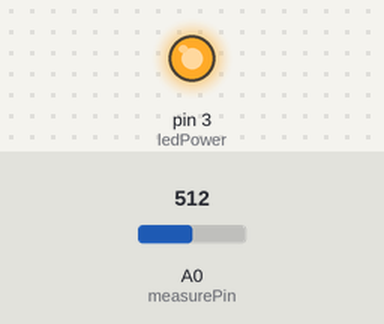
A sketch run on a simulated Arduino Uno, built with avr-gcc and run on an emulated ATmega328P. Parts: output pins drawn as LEDs (lit = HIGH). Inputs (shaded band) come from the test bench; at power-on: A0 (measurePin) = 512. What the sketch prints to the serial monitor is not drawn.

Above: at 0.1 s.
Timing chart, 0 to 1.6 s (numbered marks = the images above):
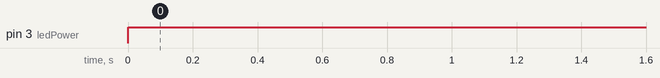

Measured:
- by itself, pin 3 (ledPower): LOW → HIGH at 0.00 s

The sketch:

debufikxdengantegangannya.ino
```cpp
int measurePin = A0;   // Connect dust sensor to Arduino A0 pin
int ledPower = 3;      // Connect dust sensor LED driver pin to Arduino D2

int samplingTime = 280;
int deltaTime = 40;
int sleepTime = 9680;

float voMeasured = 0;
float calcVoltage = 0;
float dustDensity = 0;

void setup() {
  Serial.begin(9600);
  pinMode(ledPower, OUTPUT);
}

void loop() {
  digitalWrite(ledPower, LOW);    // Turn on the LED
  delayMicroseconds(samplingTime);

  voMeasured = analogRead(measurePin);   // Read dust value

  delayMicroseconds(deltaTime);
  digitalWrite(ledPower, HIGH);   // Turn off the LED
  delayMicroseconds(sleepTime);

  // Map 0-5V to 0-1023 integer values and recover voltage
  calcVoltage = voMeasured * (5.0 / 1024.0);

  // Calculate dust density
  dustDensity = 170 * calcVoltage - 0.1;

  // Print voltage and dust density to Serial Monitor
  Serial.print("Voltage: ");
  Serial.print(calcVoltage);
  Serial.print(" V, ");
  Serial.print("Dust Density: ");
  Serial.print(dustDensity);
  Serial.println(" µg/m3");   // Output in µg/m3

  delay(1000);
}
```
